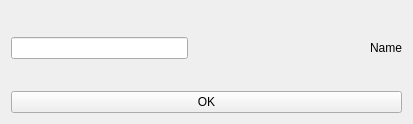
<?xml version="1.0" encoding="UTF-8"?>
<ui version="4.0">
 <class>Form</class>
 <widget class="QWidget" name="Form">
  <property name="geometry">
   <rect>
    <x>0</x>
    <y>0</y>
    <width>413</width>
    <height>124</height>
   </rect>
  </property>
  <property name="windowTitle">
   <string>Form</string>
  </property>
  <layout class="QVBoxLayout" name="verticalLayout">
   <item>
    <layout class="QHBoxLayout" name="horizontalLayout_6">
     <item>
      <widget class="QLineEdit" name="deleteName"/>
     </item>
     <item>
      <spacer name="horizontalSpacer_6">
       <property name="orientation">
        <enum>Qt::Horizontal</enum>
       </property>
       <property name="sizeHint" stdset="0">
        <size>
         <width>40</width>
         <height>20</height>
        </size>
       </property>
      </spacer>
     </item>
     <item>
      <widget class="QLabel" name="chngLable_2">
       <property name="text">
        <string>Name</string>
       </property>
      </widget>
     </item>
    </layout>
   </item>
   <item>
    <widget class="QPushButton" name="confrimBtn">
     <property name="text">
      <string>OK</string>
     </property>
    </widget>
   </item>
  </layout>
 </widget>
 <resources/>
 <connections/>
</ui>
